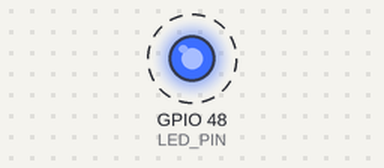
Recording of a program running on a simulated ESP32-S3. Parts: output pins drawn as LEDs (lit = HIGH). Dashed ring = blinking.

Above: at 0.15 s.
Timing chart, 0 to 3.0 s (numbered marks = the images above):
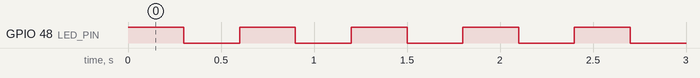

The program:

main.cpp
```cpp
#include <Arduino.h>


#define LED_PIN 48     // one pin drives both LEDs
#define BLINK_MS 300

void setup()
{
    pinMode(LED_PIN, OUTPUT);
}

void loop()
{
    digitalWrite(LED_PIN, HIGH);   // red is on  (current: pin → red → GND)
    delay(BLINK_MS);

    digitalWrite(LED_PIN, LOW);    // blue is on (current: 3V3 → blue → pin)
    delay(BLINK_MS);
}
```

Measured:
- by itself, GPIO 48 (LED_PIN): alternates HIGH for 0.30 s and LOW for 0.30 s
